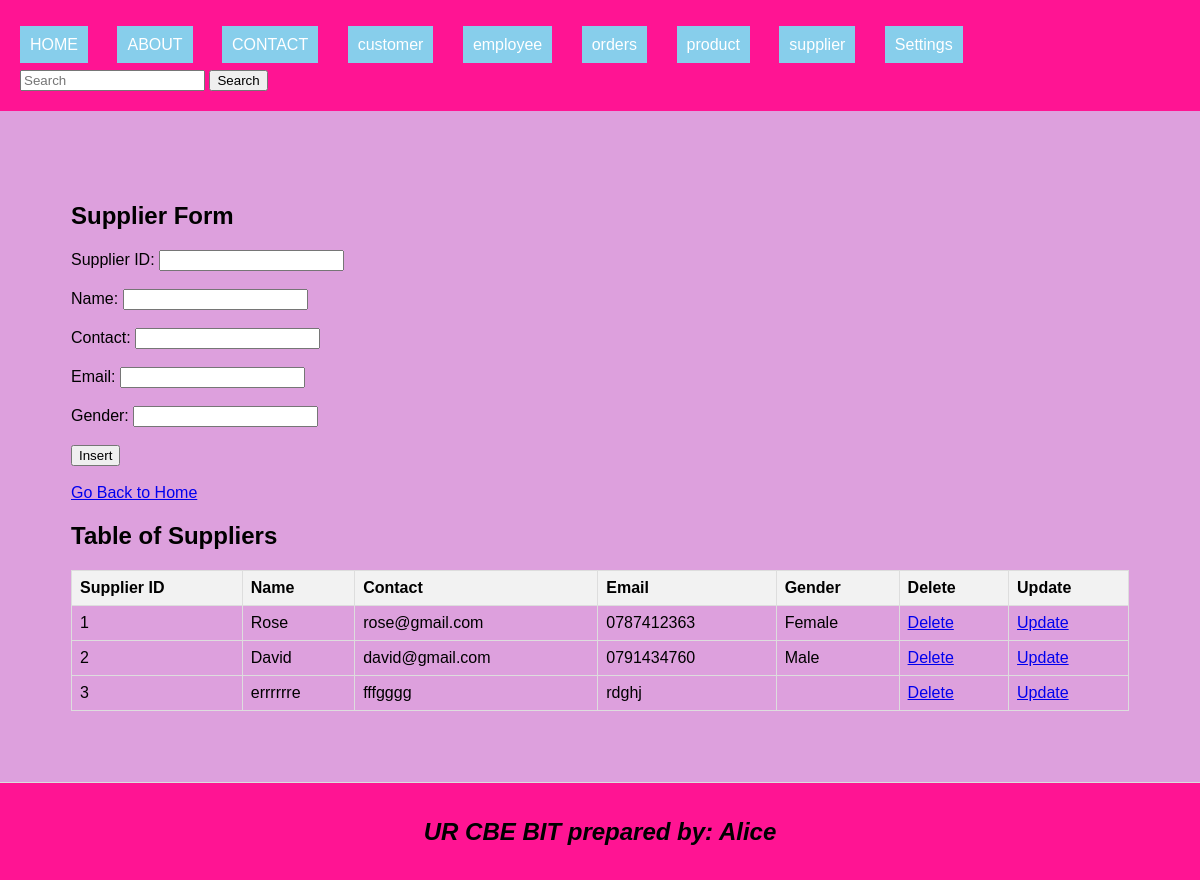
Screenshot of /supplier.php with the database file from the repository.
### tables this page shows
CREATE TABLE `supplier` (
  `supplierID` int(11) NOT NULL,
  `Name` varchar(255) DEFAULT NULL,
  `Contact` varchar(255) DEFAULT NULL,
  `Email` varchar(255) DEFAULT NULL,
  `Gendar` varchar(10) DEFAULT NULL
);

### supplier.php (the view, shortened to what this page needs)
<!DOCTYPE html>
<html lang="en">
<head>
    <link rel="stylesheet" type="text/css" href="style.css" title="style 1" media="screen, tv, projection, handheld, print"/>
</head>
<body>
<header>
    <ul style="list-style-type: none; padding: 0;">
        <li style="display: inline; margin-right: 10px;"><a href="./home.html" style="padding: 10px; color: white; background-color: skyblue; text-decoration: none; margin-right: 15px;">HOME</a></li>
        <li style="display: inline; margin-right: 10px;"><a href="./about.html" style="padding: 10px; color: white; background-color: skyblue; text-decoration: none; margin-right: 15px;">ABOUT</a></li>
        <li style="display: inline; margin-right: 10px;"><a href="./contact.html" style="padding: 10px; color: white; background-color: skyblue; text-decoration: none; margin-right: 15px;">CONTACT</a></li>
        <li style="display: inline; margin-right: 10px;"><a href="./customer.php" style="padding: 10px; color: white; background-color: skyblue; text-decoration: none; margin-right: 15px;">customer</a></li>
        <li style="display: inline; margin-right: 10px;"><a href="./employee.php" style="padding: 10px; color: white; background-color: skyblue; text-decoration: none; margin-right: 15px;">employee</a></li>
        <li style="display: inline; margin-right: 10px;"><a href="./orders.php" style="padding: 10px; color: white; background-color: skyblue; text-decoration: none; margin-right: 15px;">orders</a></li>
        <li style="display: inline; margin-right: 10px;"><a href="./product.php" style="padding: 10px; color: white; background-color: skyblue; text-decoration: none; margin-right: 15px;">product</a></li>
        <li style="display: inline; margin-right: 10px;"><a href="./supplier.php" style="padding: 10px; color: white; background-color: skyblue; text-decoration: none; margin-right: 15px;">supplier</a></li>
        <li class="dropdown" style="display: inline; margin-right: 10px;">
            <a href="#" style="padding: 10px; color: white; background-color: skyblue; text-decoration: none; margin-right: 15px;">Settings</a>
        </li>
    </ul>
    <form class="d-flex" role="search" action="search.php">
        <input class="form-control me-2" type="search" placeholder="Search" aria-label="Search" name="query">
        <button class="btn btn-outline-success" type="submit">Search</button>
    </form>
</header>
<section>
    <h1>Supplier Form</h1>
    <form method="post" onsubmit ="return confirmInsert();">
        <label for="supplierID">Supplier ID:</label>
        <input type="number" id="supplierID" name="supplierID" required><br><br>
        <label for="Name">Name:</label>
        <input type="text" id="Name" name="Name" required><br><br>
        <label for="Contact">Contact:</label>
        <input type="text" id="Contact" name="Contact" required><br><br>
        <label for="Email">Email:</label>
        <input type="text" id="Email" name="Email" required><br><br>
        <label for="Gender">Gender:</label>
        <input type="text" id="Gender" name="Gender" required><br><br>
        <input type="submit" name="insert" value="Insert"><br><br>
        <a href="./home.html">Go Back to Home</a>
    </form>
    <h2>Table of Suppliers</h2>
    <table>
        <tr>
            <th>Supplier ID</th>
            <th>Name</th>
            <th>Contact</th>
            <th>Email</th>
            <th>Gender</th>
            <th>Delete</th>
            <th>Update</th>
        </tr>
        <?php
        include('database_connection.php');
        $sql = "SELECT * FROM supplier";
        $result = $connection->query($sql);
        if ($result->num_rows > 0) {
            while ($row = $result->fetch_assoc()) {
                $supplierID = $row["supplierID"];
                echo "<tr>
                    <td>" . $row["supplierID"] . "</td>
                    <td>" . $row["Name"] . "</td>
                    <td>" . $row["Contact"] . "</td>
                    <td>" . $row["Email"] . "</td>
                    <td>" . $row["Gendar"] . "</td>
                    <td><a href='delete_supplier.php?supplierID=$supplierID'>Delete</a></td>
                    <td><a href='update_supplier.php?supplierID=$supplierID'>Update</a></td>
                </tr>";
            }
        } else {
            echo "<tr><td colspan='7'>No data found</td></tr>";
        }
        ?>
    </table>
</section>
<footer>
    <center>
        <b><h2><i>UR CBE BIT prepared by: Alice</i></h2></b>
    </center>
</footer>
</body>
</html>

### style.css (style rules this page uses)
body { font-family: Arial, sans-serif; margin: 0; padding: 0; }
header { background-color:burlywood; padding: 20px; }
.dropdown { position: relative; display: inline; margin-right: 10px; }

### supplier.php (style rules this page uses)
body { background-color: grey; font-family: Arial, sans-serif; }
table { width: 100%; border-collapse: collapse; }
th, td { border: 1px solid #ddd; padding: 8px; text-align: left; }
th { background-color: #f2f2f2; }
header { background-color: deeppink; padding: 20px; }
section { padding: 71px; border-bottom: 1px solid #ddd; background-color:plum; }
footer { text-align: center; padding: 15px; background-color: deeppink; }

### rows the page displays
supplier: supplierID "1", Name "Rose", Contact "rose@gmail.com", Email "0787412363", Gendar "Female"
supplier: supplierID "2", Name "David", Contact "david@gmail.com", Email "0791434760", Gendar "Male"
supplier: supplierID "3", Name "errrrrre", Contact "fffgggg", Email "rdghj"
